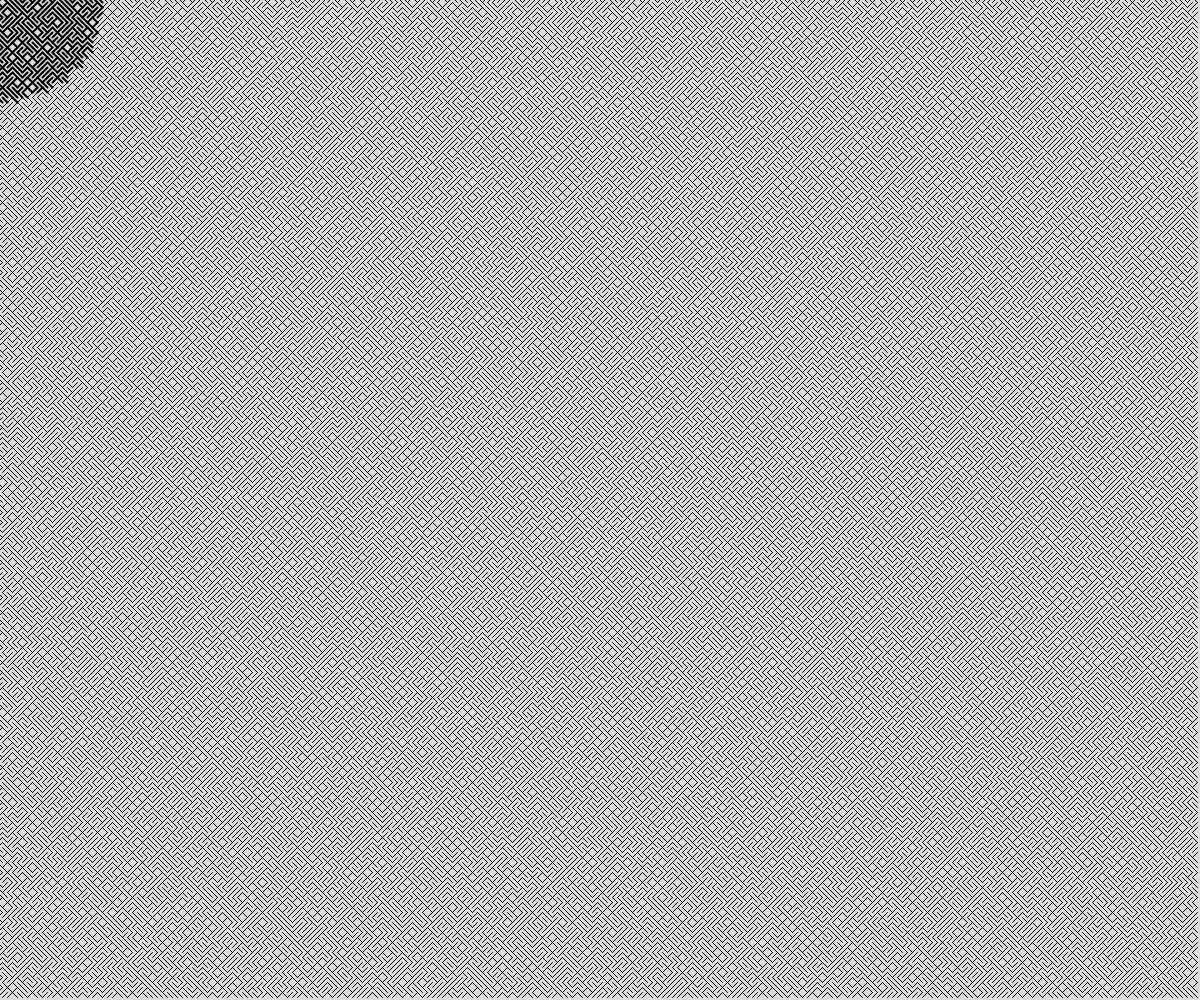
Frame 1 (no input)
Frame 60 (no input): identical to frame 1, image omitted
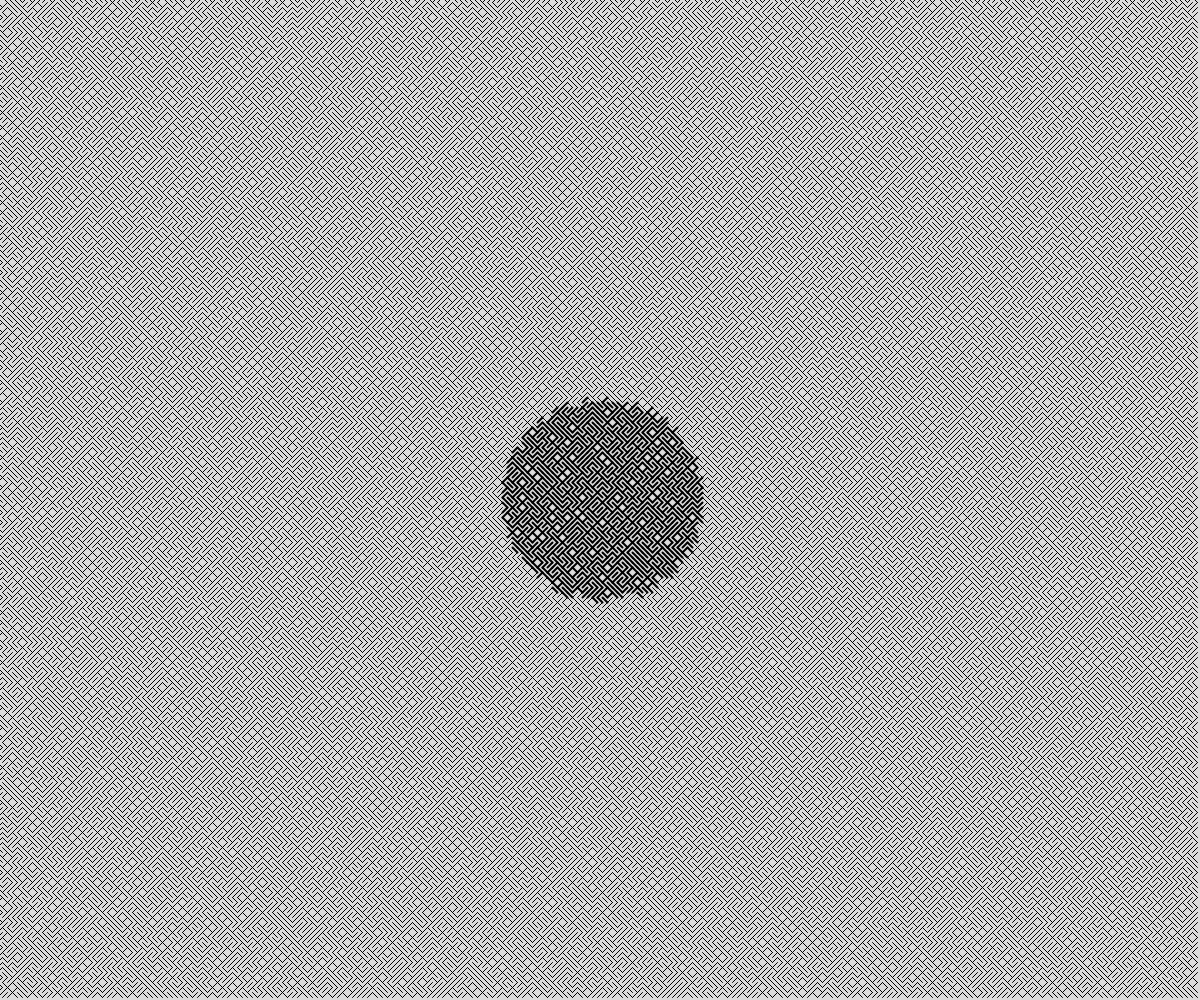
Frame 120 (the mouse pressed at the canvas centre since frame 60)

The p5.js sketch that drew these frames (run headless with seeded random() and noise() and a simulated clock; from frame 60 on, the mouse is pressed at the canvas centre):

// p5.js sketch
// ── sketch.js
// generative art demo
//10/4/2024

const TILE_SIZE = 5;
let tileArray = [];
let weight = 1;

function setup() {
  createCanvas(windowWidth, windowHeight);
  //tile
  for (let x = 0; x < windowWidth; x+= TILE_SIZE) {
    for(let y = 0; y < windowHeight; y += TILE_SIZE){
      let aTile = spawnTile(x,y);
      console.log(dist(x, y, mouseX, mouseY)/100);
      tileArray.push(aTile);
    }
  }
}

function draw() {
  background(220);
  for (let tile2 of tileArray) {
    if (dist(tile2.x1, tile2.y1, mouseX, mouseY)/10 < 10){
      weight = 2;
    }
    else {
      weight = 1;
    }
    strokeWeight(weight);
    line(tile2.x1, tile2.y1, tile2.x2, tile2.y2);
  }
}

function spawnTile(x, y){
  let tile;
  let rng = random(100);

  if (rng < 50){
    tile = {
      x1: x - TILE_SIZE/2,
      y1: y - TILE_SIZE/2,
      x2: x + TILE_SIZE/2,
      y2: y + TILE_SIZE/2,
      lW: weight,
    };
  }
  else {
    tile = {
      x1: x - TILE_SIZE/2,
      y1: y + TILE_SIZE/2,
      x2: x + TILE_SIZE/2,
      y2: y - TILE_SIZE/2,
      lW: weight,
    };
  }
  return tile;
}
